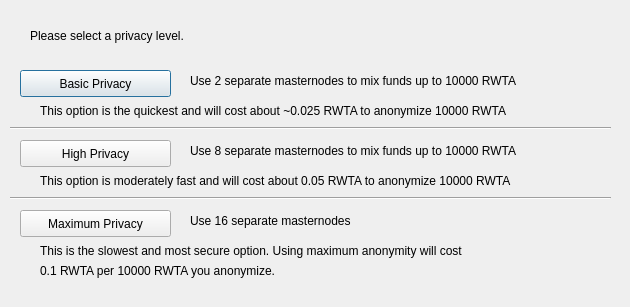
<?xml version="1.0" encoding="UTF-8"?>
<ui version="4.0">
 <class>DarksendConfig</class>
 <widget class="QDialog" name="DarksendConfig">
  <property name="geometry">
   <rect>
    <x>0</x>
    <y>0</y>
    <width>630</width>
    <height>307</height>
   </rect>
  </property>
  <property name="windowTitle">
   <string>Configure Darksend</string>
  </property>
  <widget class="QPushButton" name="buttonBasic">
   <property name="geometry">
    <rect>
     <x>20</x>
     <y>70</y>
     <width>151</width>
     <height>27</height>
    </rect>
   </property>
   <property name="text">
    <string>Basic Privacy</string>
   </property>
  </widget>
  <widget class="QPushButton" name="buttonHigh">
   <property name="geometry">
    <rect>
     <x>20</x>
     <y>140</y>
     <width>151</width>
     <height>27</height>
    </rect>
   </property>
   <property name="text">
    <string>High Privacy</string>
   </property>
  </widget>
  <widget class="QPushButton" name="buttonMax">
   <property name="geometry">
    <rect>
     <x>20</x>
     <y>210</y>
     <width>151</width>
     <height>27</height>
    </rect>
   </property>
   <property name="text">
    <string>Maximum Privacy</string>
   </property>
  </widget>
  <widget class="QLabel" name="label">
   <property name="geometry">
    <rect>
     <x>30</x>
     <y>20</y>
     <width>571</width>
     <height>31</height>
    </rect>
   </property>
   <property name="text">
    <string>Please select a privacy level.</string>
   </property>
  </widget>
  <widget class="QLabel" name="label_2">
   <property name="geometry">
    <rect>
     <x>190</x>
     <y>70</y>
     <width>421</width>
     <height>21</height>
    </rect>
   </property>
   <property name="text">
    <string>Use 2 separate masternodes to mix funds up to 10000 RWTA</string>
   </property>
  </widget>
  <widget class="QLabel" name="label_3">
   <property name="geometry">
    <rect>
     <x>190</x>
     <y>140</y>
     <width>411</width>
     <height>21</height>
    </rect>
   </property>
   <property name="text">
    <string>Use 8 separate masternodes to mix funds up to 10000 RWTA</string>
   </property>
  </widget>
  <widget class="QLabel" name="label_4">
   <property name="geometry">
    <rect>
     <x>190</x>
     <y>210</y>
     <width>421</width>
     <height>21</height>
    </rect>
   </property>
   <property name="text">
    <string>Use 16 separate masternodes</string>
   </property>
  </widget>
  <widget class="QLabel" name="label_6">
   <property name="geometry">
    <rect>
     <x>40</x>
     <y>100</y>
     <width>561</width>
     <height>21</height>
    </rect>
   </property>
   <property name="text">
    <string>This option is the quickest and will cost about ~0.025 RWTA to anonymize 10000 RWTA</string>
   </property>
  </widget>
  <widget class="QLabel" name="label_7">
   <property name="geometry">
    <rect>
     <x>40</x>
     <y>170</y>
     <width>561</width>
     <height>21</height>
    </rect>
   </property>
   <property name="text">
    <string>This option is moderately fast and will cost about 0.05 RWTA to anonymize 10000 RWTA</string>
   </property>
  </widget>
  <widget class="QLabel" name="label_8">
   <property name="geometry">
    <rect>
     <x>40</x>
     <y>240</y>
     <width>561</width>
     <height>21</height>
    </rect>
   </property>
   <property name="text">
    <string>This is the slowest and most secure option. Using maximum anonymity will cost</string>
   </property>
  </widget>
  <widget class="QLabel" name="label_9">
   <property name="geometry">
    <rect>
     <x>40</x>
     <y>260</y>
     <width>561</width>
     <height>21</height>
    </rect>
   </property>
   <property name="text">
    <string>0.1 RWTA per 10000 RWTA you anonymize.</string>
   </property>
  </widget>
  <widget class="Line" name="line">
   <property name="geometry">
    <rect>
     <x>10</x>
     <y>120</y>
     <width>601</width>
     <height>16</height>
    </rect>
   </property>
   <property name="orientation">
    <enum>Qt::Horizontal</enum>
   </property>
  </widget>
  <widget class="Line" name="line_2">
   <property name="geometry">
    <rect>
     <x>10</x>
     <y>190</y>
     <width>601</width>
     <height>16</height>
    </rect>
   </property>
   <property name="orientation">
    <enum>Qt::Horizontal</enum>
   </property>
  </widget>
 </widget>
 <resources/>
 <connections/>
</ui>
